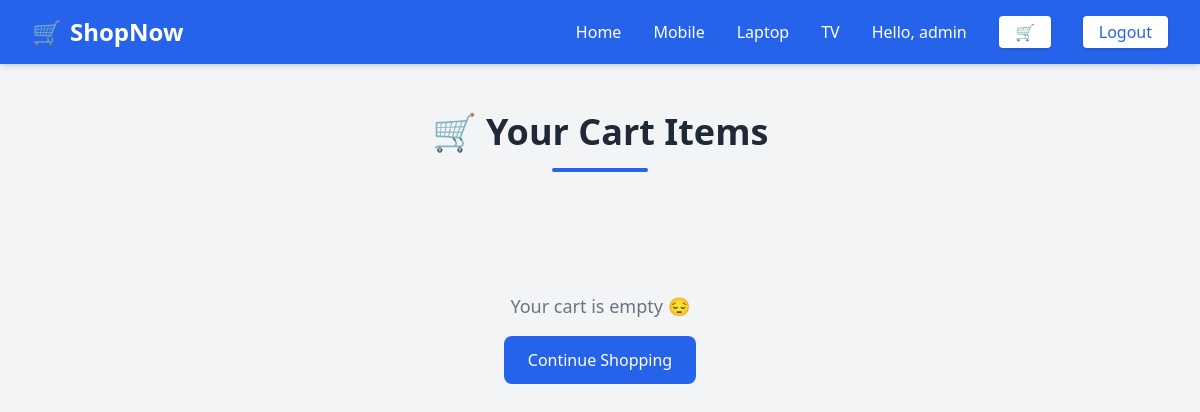
The app's page /displaycart (signed in) with its own data.
### store/models.py (models this page shows, shortened)
class CategoryModelClass(Model):
  id=AutoField(primary_key=True)
  name=CharField(max_length=100)

### store/views.py (the view)
# urls.py: path("displaycart",views.displayCartView,name="displaycart"),
def displayCartView(request):
  if 'user_id' in request.session:
    username=request.session.get('name')
    categories=models.CategoryModelClass.objects.all()
    user_id=request.session.get('user_id')
    user=models.UserModelClass.objects.get(id=request.session['user_id'])
    cartitems=models.cartModelClass.objects.filter(user=user)
    return render(request,"displaycart.html",{'cartitems':cartitems,'categories':categories,'username':username})
  return redirect(request,"displaycart.html",{'categories':categories})

### templates/displaycart.html (shortened to what this page needs)
{% load static %}
<!DOCTYPE html>
<html lang="en">
<head>
  <script src="https://cdn.tailwindcss.com"></script>
</head>
<body class="bg-gray-100 min-h-screen">
<header>
  <div
    id="navbar"
    class="flex items-center justify-between px-8 py-4
           bg-blue-600 text-white
           shadow-md hover:shadow-xl
           transition-shadow duration-300"
  >
    <div
      class="text-2xl font-bold flex items-center gap-2
             transition-transform duration-300 hover:scale-105"
    >
      🛒 <span>ShopNow</span>
    </div>
    <ul class="flex gap-8 font-medium items-center">
      <li class="nav-item"><a href="/">Home</a></li>
      {% for item in categories %}
      <li class="nav-item">
        <a href="{% url 'storeproductscategory' item.name %}">
          {{ item.name }}
        </a>
      </li>
      {% endfor %}
      {% if username %}
        <li class="nav-item">Hello, {{ username }}</li>
        <li class="cursor-pointer px-4 py-1 rounded bg-white text-blue-600 shadow">
          <a href="{% url 'displaycart' %}">🛒</a>
        </li>
        <li class="cursor-pointer px-4 py-1 rounded bg-white text-blue-600 shadow">
          <a href="{% url 'storelogout' %}">Logout</a>
        </li>
      {% else %}
        <li class="cursor-pointer px-4 py-1 rounded bg-white text-blue-600 shadow">
          <a href="{% url 'storelogin' %}">Login</a>
        </li>
      {% endif %}
    </ul>
  </div>
</header>
<section class="max-w-6xl mx-auto px-6 py-12">
  <div class="text-center mb-10">
    <h1 class="text-3xl md:text-4xl font-bold text-gray-800">
      🛒 Your Cart Items
    </h1>
    <div class="w-24 h-1 bg-blue-600 mx-auto mt-4 rounded-full"></div>
  </div>
  {% if cartitems %}
  <div class="space-y-6">
    {% for cartitem in cartitems %}
    <div
      class="bg-white rounded-2xl shadow-md
             hover:shadow-xl transition-all duration-300
             flex flex-col md:flex-row gap-6 p-6 items-center"
    >
      <div class="w-32 h-32 overflow-hidden rounded-xl border">
        <img
          src="{{ cartitem.product.image.url }}"
          alt="{{ cartitem.product.name }}"
          class="w-full h-full object-cover
                 hover:scale-110 transition-transform duration-500"
        />
      </div>
      <div class="flex-1 w-full">
        <h2 class="text-lg font-semibold text-gray-800 mb-1">
          {{ cartitem.product.name }}
        </h2>
        <p class="text-sm text-gray-500 mb-2">
          Category: {{ cartitem.product.category }}
        </p>
        <p class="text-xl font-bold text-blue-600">
          ₹ {{ cartitem.product.price }}
        </p>
      </div>
      <div>
        <a href="{% url 'deletecart' cartitem.id %}"
           class="px-5 py-2 rounded-lg
                  bg-red-500 text-white font-medium
                  hover:bg-red-600 transition-all duration-300">
          ❌ Remove
        </a>
      </div>
    </div>
    {% endfor %}
  </div>
  <div class="flex justify-end mt-10">
    <a href="{% url 'billcart' %}"><button
      class="bg-orange-500 hover:bg-orange-600
             text-white px-8 py-3
             rounded-lg text-lg font-semibold
             shadow-lg transition-all duration-300">
      🛍 Place Order
    </button>
    </a>
  </div>
  {% else %}
  <div class="text-center py-20">
    <p class="text-lg text-gray-500 mb-4">
      Your cart is empty 😔
    </p>
    <a
      href="/"
      class="inline-block px-6 py-3
             bg-blue-600 text-white rounded-lg
             hover:bg-blue-700 transition">
      Continue Shopping
    </a>
  </div>
  {% endif %}
</section>
</body>
</html>

### templates/displaycart.html (style rules this page uses)
.nav-item { @apply relative cursor-pointer transition-all duration-300 hover:text-gray-200 after:content-[''] after:absolute after:left-0 after:-bottom-1 after:w-0 after:h-[2px] after:bg-white hover:after:w-full after:transition-all after:duration-300; }

### records on screen
CategoryModelClass: name "Mobile"
CategoryModelClass: name "Laptop"
CategoryModelClass: name "TV"

### other values on screen
{{ username }} "admin"
